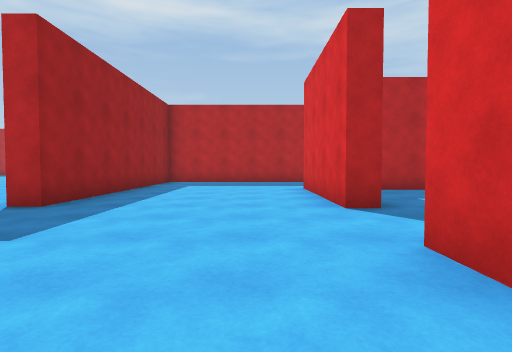
View 1 (above)

18 first-person views from a walk through a Unity game level. The camera is 1.2 m above the floor, tilts 2° down and sees 80° across. The floor is counted in squares, 2 m on a side. Each view is taken from the middle of a square. On the plan, view 1 faces up. The plan holds only what a view shows up to about 9 squares ahead; the rest is blank. The place goes on beyond the plan.

View 2
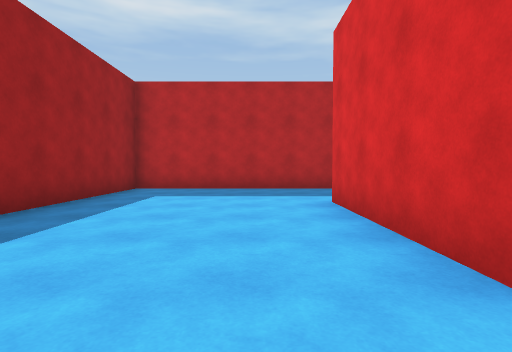

View 3
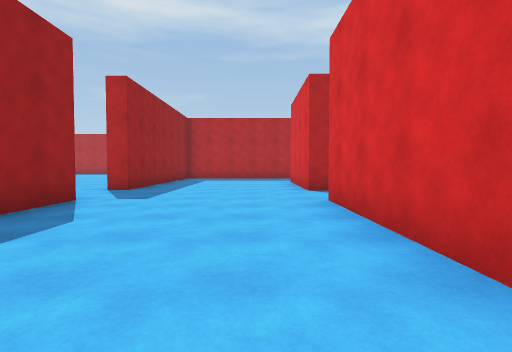

View 4
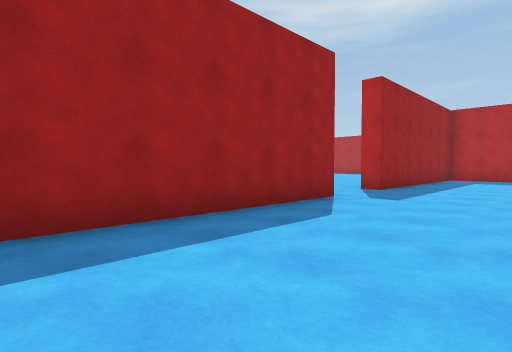

View 5
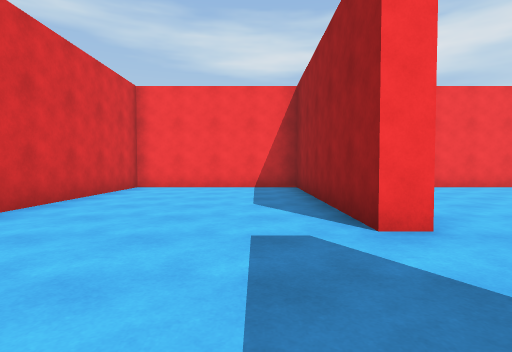

View 6
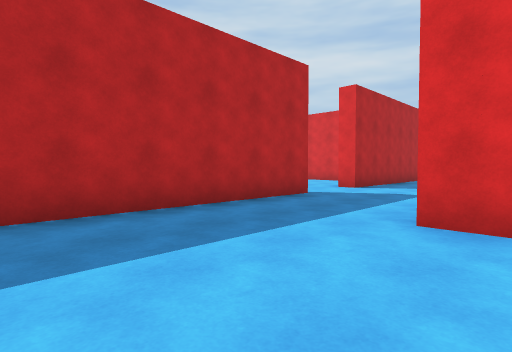

View 7
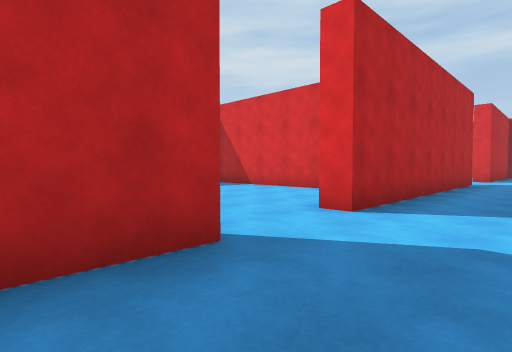

View 8
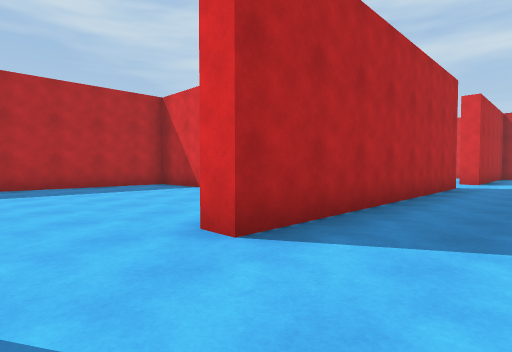

View 9
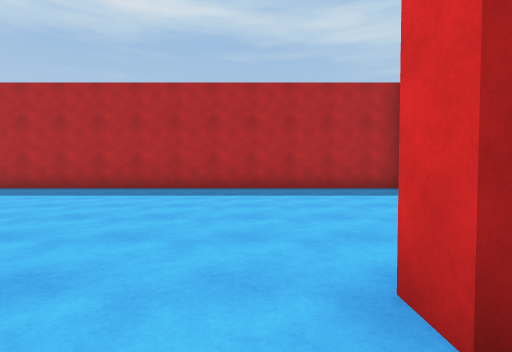

View 10
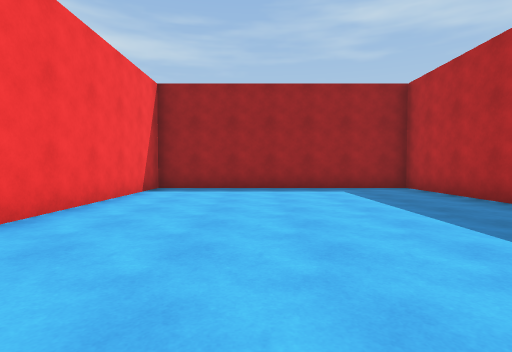

View 11
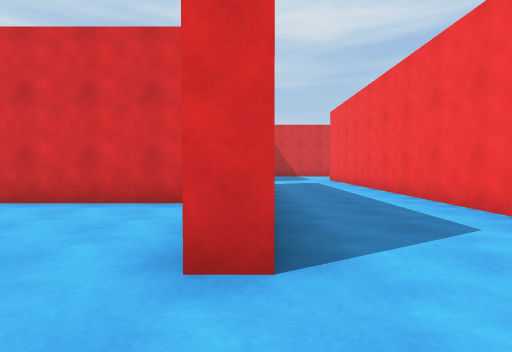

View 12
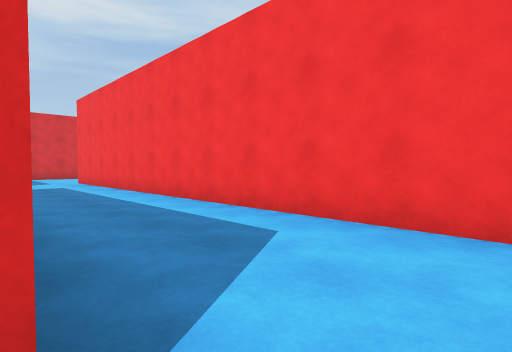

View 13
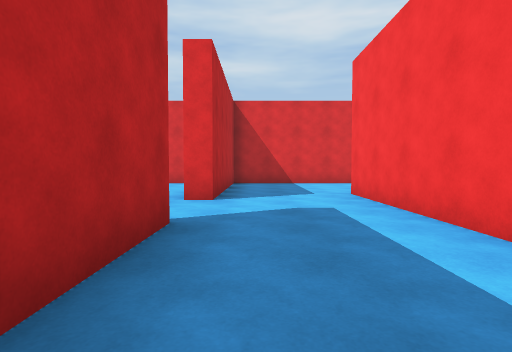

View 14
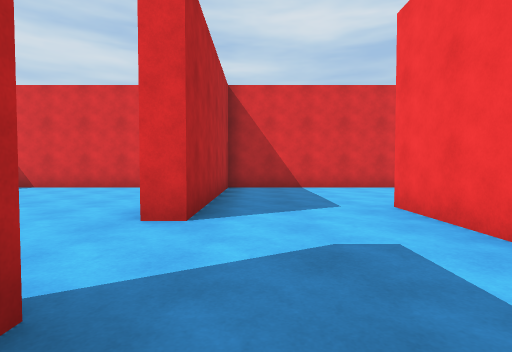

View 15
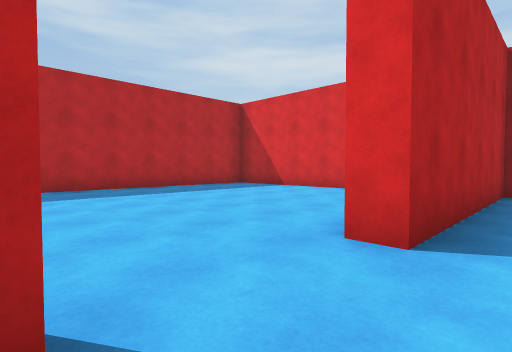

View 16
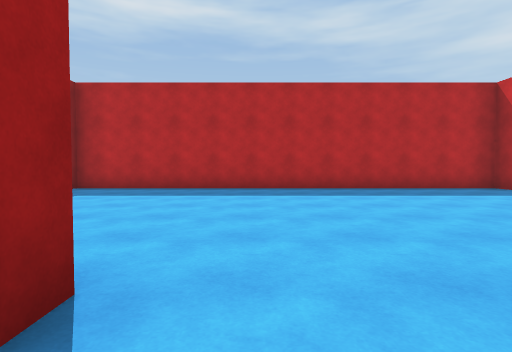

View 17
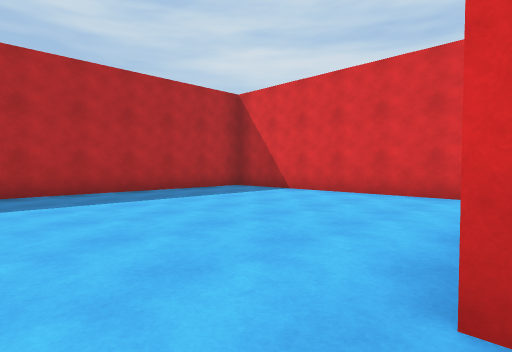

View 18
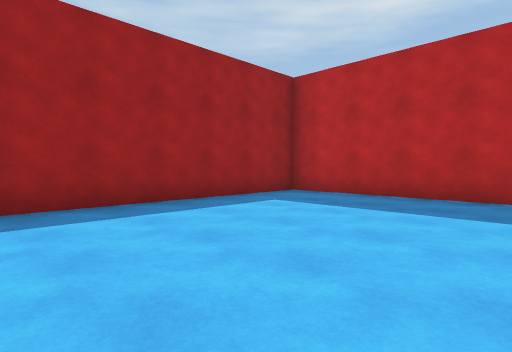

### Floor plan
Key: @ floor where view 1 was taken; # wall or solid block; . floor.
Columns run from 9 left of view 1 to 21 right of it. Each row starts with its distance up from view 1.
 18       #########################
 17       #...........#...........#
 16       #...........#...........#
 15       #...........#...........#
 14       #...........#...........#
 13       #...........#...........#
 12       #...........#...........#
 11       #######..########..######
 10       #.......................#
  9       #.......................#
  8       #....###############....#
  7       #....#..             ...#
  6       #....#.                 #
  5      .#....#.
  4      .......
  3      .......
  2     ..#....#
  1    ...#....#
  0    .. #..@.#
 -1   ... #....#
 -2  ...  #....#
 -3 ...   #....#
 -4 ###   ######

Where each view was taken, in squares from view 1:
view 1: 0 up, 0 right, facing up
view 2: 3 up, 0 right, facing up
view 3: 3 down, 0 right, facing up
view 4: 3 down, 0 right, facing up-left
view 5: 5 up, 2 left, facing down
view 6: 7 up, 2 left, facing up-right
view 7: 9 up, 2 right, facing up-right
view 8: 9 up, 4 right, facing up-right
view 9: 10 up, 5 right, facing up
view 10: 14 up, 5 right, facing left
view 11: 11 up, 4 right, facing right
view 12: 11 up, 5 right, facing down-right
view 13: 10 up, 10 right, facing right
view 14: 10 up, 12 right, facing right
view 15: 10 up, 13 right, facing up-right
view 16: 10 up, 14 right, facing up
view 17: 11 up, 14 right, facing up-right
view 18: 12 up, 14 right, facing up-left
